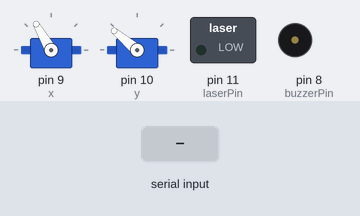
A sketch run on a simulated Arduino Uno, built with avr-gcc and run on an emulated ATmega328P. Parts: 2 × servo, switched loads named in the sketch (green lamp = pin HIGH), buzzer (waves = sounding). Inputs (shaded band) come from the test bench.

Above: at 1.2 s.
1.3 s: "90,45\n" received over Serial
At 2.8 s:
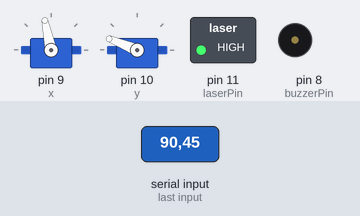
3.2 s: "30,150\n" received over Serial
At 4.8 s:
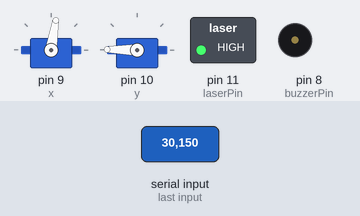
5.2 s: "5\n" received over Serial
At 6.0 s:
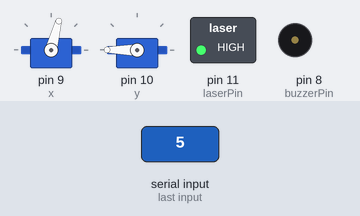
6.8 s: "1,90,45\n" received over Serial
At 8.1 s:
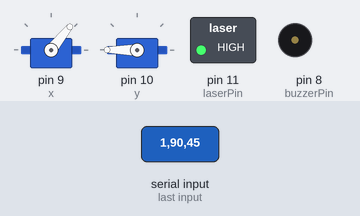
8.9 s: "200\n" received over Serial
At 9.9 s:
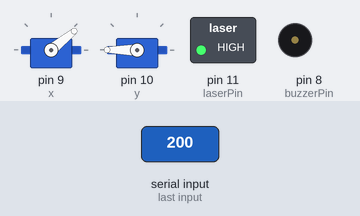
10.7 s: "30,150\n" received over Serial
At 11.7 s:
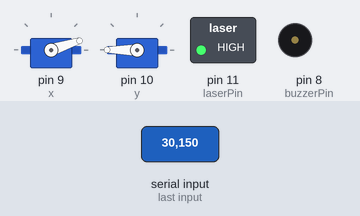
Timing chart, 0 to 13.7 s (numbered marks = the images above; inputs shaded):
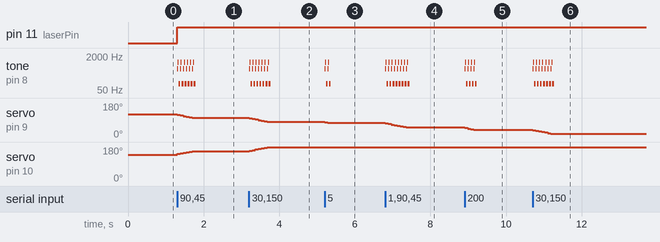

Measured:
- after the input at 1.3 s, pin 11 (laserPin): LOW → HIGH at once; tone on pin 8 (buzzerPin): silent → 500 Hz at once, then repeats every 0.08 s: silent 0.01 s, 1000 Hz 0.01 s, 2 × (silent 0.01 s, 100 Hz 0.01 s), silent 0.01 s, 500 Hz 0.01 s, until it stays silent from 1.8 s
- after the input at 3.2 s, tone on pin 8 (buzzerPin): silent → 500 Hz at once, then repeats every 0.08 s: silent 0.01 s, 1000 Hz 0.01 s, 2 × (silent 0.01 s, 100 Hz 0.01 s), silent 0.01 s, 500 Hz 0.01 s, until it stays silent from 3.8 s; servo on pin 9 (x): moves from 102° to 81° over 0.48 s, starting at once
- after the input at 5.2 s, tone on pin 8 (buzzerPin): plays 500 Hz for 0.01 s, 1000 Hz for 0.01 s, 100 Hz for 0.01 s, 100 Hz for 0.01 s, 500 Hz for 0.01 s, 1000 Hz for 0.01 s … (8 notes in this stretch), starting at once; servo on pin 9 (x): 81° → 78° at once, → 75° 0.08 s later; servo on pin 10 (y): 179° → 180° at once
- after the input at 6.8 s, tone on pin 8 (buzzerPin): silent → 500 Hz at once, then repeats every 0.08 s: silent 0.01 s, 1000 Hz 0.01 s, 2 × (silent 0.01 s, 100 Hz 0.01 s), silent 0.01 s, 500 Hz 0.01 s, until it stays silent from 7.4 s; servo on pin 9 (x): moves from 75° to 51° over 0.56 s, starting at once
- after the input at 8.9 s, tone on pin 8 (buzzerPin): silent → 500 Hz at once, then repeats every 0.08 s: silent 0.01 s, 1000 Hz 0.01 s, 2 × (silent 0.01 s, 100 Hz 0.01 s), silent 0.01 s, 500 Hz 0.01 s, until it stays silent from 9.2 s; servo on pin 9 (x): 51° → 48° at once, → 45° 0.08 s later, → 42° 0.08 s later, → 39° 0.08 s later
- after the input at 10.7 s, tone on pin 8 (buzzerPin): silent → 500 Hz at once, then repeats every 0.08 s: silent 0.01 s, 1000 Hz 0.01 s, 2 × (silent 0.01 s, 100 Hz 0.01 s), silent 0.01 s, 500 Hz 0.01 s, until it stays silent from 11.3 s; servo on pin 9 (x): moves from 39° to 18° over 0.48 s, starting at once

The sketch:

LaserTurretArduino.ino
```cpp
#include<Servo.h>

Servo x, y;
int width = 640, height = 480;  // total resolution of the video
int xpos = 120, ypos = 140;  // initial positions of both Servos
int laserPin = 11;
int buzzerPin = 8;
void setup() {

  Serial.begin(9600);
  x.write(xpos);
  y.write(ypos);
  x.attach(9);
  y.attach(10);
  pinMode(laserPin, OUTPUT);
  pinMode(buzzerPin, OUTPUT);


}
const int angle = 3;   // degree of increment or decrement

void loop() {
  if (Serial.available() > 0)
  {
    int x_mid, y_mid;
    if (Serial.read() == 'X')
    {
      x_mid = Serial.parseInt();  // read center x-coordinate
      if (Serial.read() == 'Y')
        y_mid = Serial.parseInt(); // read center y-coordinate
    }
  // Adjusting Servo
    if (x_mid > width / 2 + 30)
      xpos += angle;
    if (x_mid < width / 2 - 30)
      xpos -= angle;
    if (y_mid < height / 2 + 30)
      ypos -= angle;
    if (y_mid > height / 2 - 30)
      ypos += angle;


    // if the servo degree is outside its range
    if (xpos >= 180)
      xpos = 180;
    else if (xpos <= 0)
      xpos = 0;
    if (ypos >= 180)
      ypos = 180;
    else if (ypos <= 0)
      ypos = 0;

    x.write(xpos);
    y.write(ypos);
    fire();
    }

}
void fire(){
    digitalWrite(laserPin, HIGH);
    tone(buzzerPin,2200);
    tone(buzzerPin,1000);
    tone(buzzerPin,500);
    tone(buzzerPin,200);
    tone(buzzerPin,500);
    delayMicroseconds(10000);
    noTone(buzzerPin);
    delayMicroseconds(10000);
    tone(buzzerPin,2200);
    tone(buzzerPin,1000);
    delayMicroseconds(10000);
    noTone(buzzerPin);
    delayMicroseconds(10000);
    tone(buzzerPin,100);
    delayMicroseconds(10000);
    noTone(buzzerPin);
    delayMicroseconds(10000);
    tone(buzzerPin,100);
    delayMicroseconds(10000);
    noTone(buzzerPin);
    delayMicroseconds(10000);
}
```
